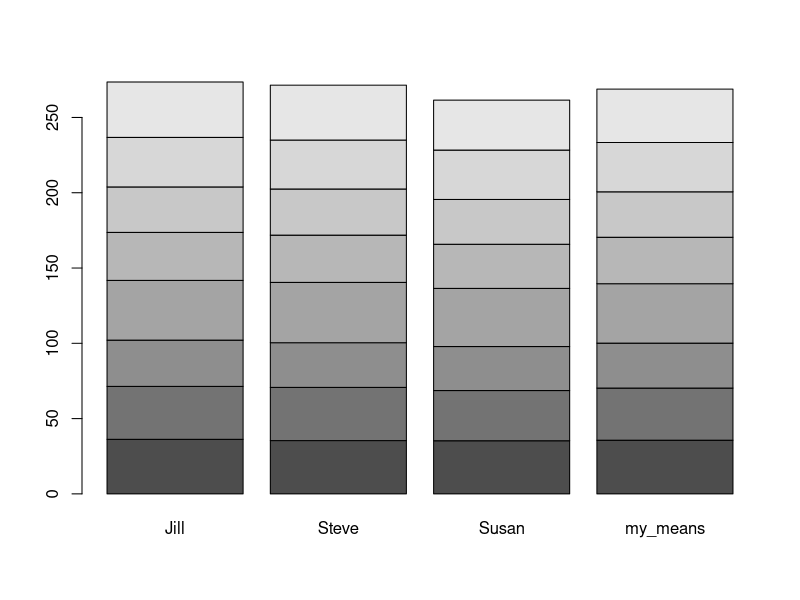

This figure's R source:
## ---- chunk 1
spring_1 <- c(36.25, 35.40, 35.30)
spring_2 <- c(35.15, 35.35, 33.35)
spring_3 <- c(30.70, 29.65, 29.20)
spring_4 <- c(39.70, 40.05, 38.65)
spring_5 <- c(31.85, 31.40, 29.30)
spring_6 <- c(30.20, 30.65, 29.75)
spring_7 <- c(32.90, 32.50, 32.80)
spring_8 <- c(36.80, 36.45, 33.15)
## ---- chunk 2
my_matrix <- cbind(spring_1, spring_2, spring_3, spring_4, spring_5, spring_6, spring_7, spring_8)
t(my_matrix)
my_matrix.t <- t(my_matrix)
## ---- chunk 3

## ---- chunk 4
scientist_names <- c("Jill", "Steve", "Susan")
spring_names <- c("Bluebell", "Opal", "Riverside", "Too_Hot", "Mystery", "Emerald", "Black", "Pearl")
colnames(my_matrix.t) <- scientist_names
rownames(my_matrix.t) <- spring_names
my_matrix.t
## ---- chunk 5
rowMeans(my_matrix.t)
my_means <- c(35.65000, 34.61667, 29.85000, 39.46667, 30.85000, 30.20000, 32.73333, 35.46667)
my_means.t <- t(my_means)
my_means.t
## ---- chunk 6
my_matrix_with_means <- cbind(my_matrix.t, my_means)
my_matrix_with_means
## ---- chunk 7
susans_value_for_opal <- my_matrix_with_means[c("Opal"), c("Susan")]
susans_value_for_opal
## ---- chunk 8
mean(my_matrix_with_means[,1])
## ---- chunk 9
barplot(my_matrix_with_means)
